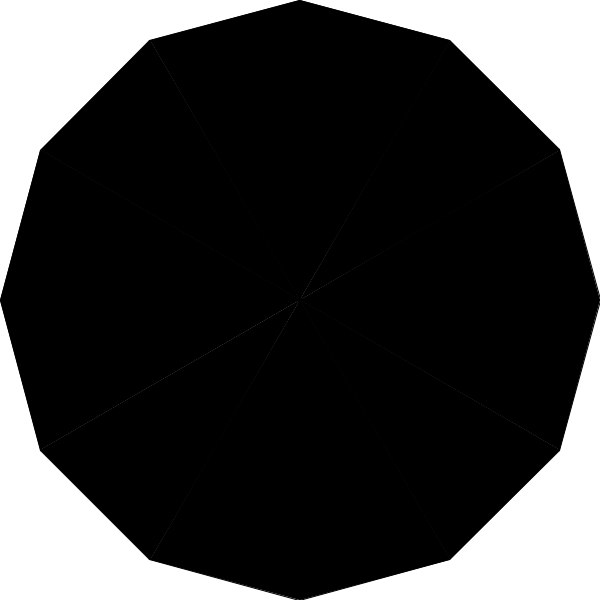
Frame 1 (no input)
Frame 60 (the mouse pressed at the canvas centre just before this capture): identical to frame 1, image omitted
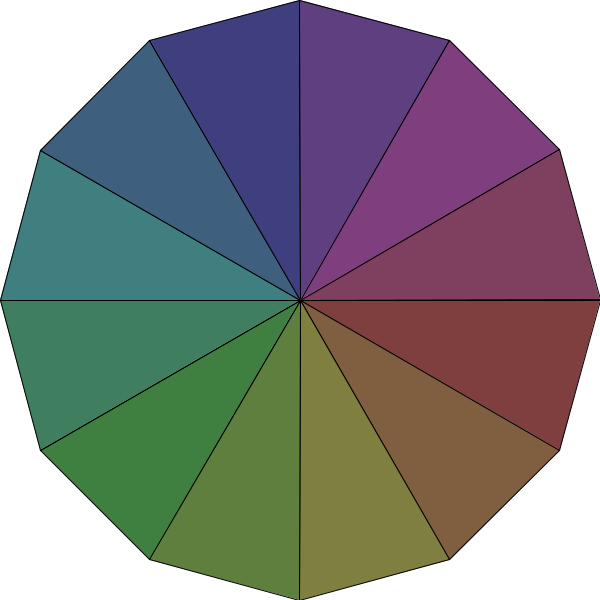
Frame 120 (the mouse held since frame 60 and released just before this capture)

The Processing sketch that drew these frames (run headless with seeded random() and noise(); from frame 60 on, the mouse is pressed at the canvas centre):

// Processing sketch: colorScheme
// ── colorScheme.pde
float segmentNo;
float radius;
void setup() {
  size(600,600);
  segmentNo = 12;
  
  radius = width /2;
}
void draw() {
  colorMode(HSB,TWO_PI,width,height);
  background(0,0,height);
  
  float angleStep = TWO_PI / segmentNo;
  println(angleStep);
  beginShape(TRIANGLE_FAN);
  vertex(0,0);
  translate(width / 2,height / 2);
  for(float angle = 0; angle<= TWO_PI; angle += angleStep) {
    float vx = cos(angle) * radius;
    float vy = sin(angle) * radius;
    vertex(vx,vy);
    fill(angle,mouseX,mouseY);
  }
  endShape();
}
